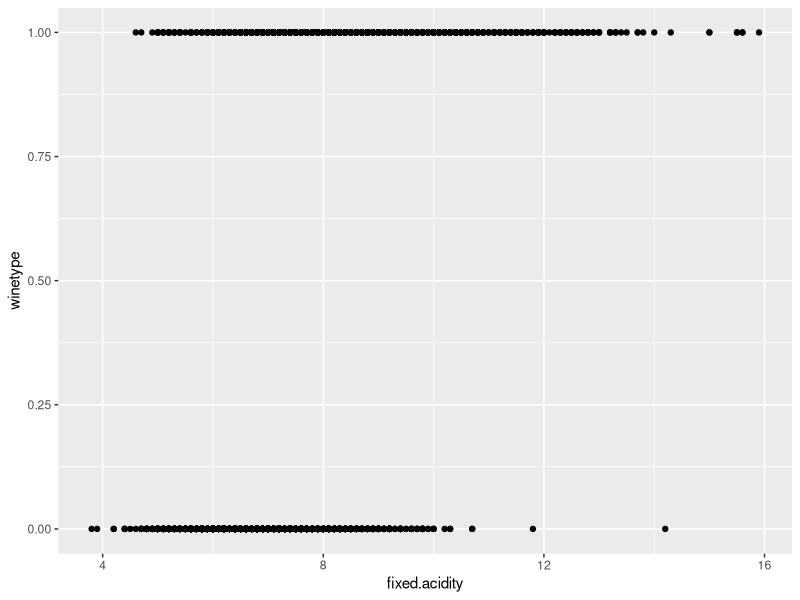
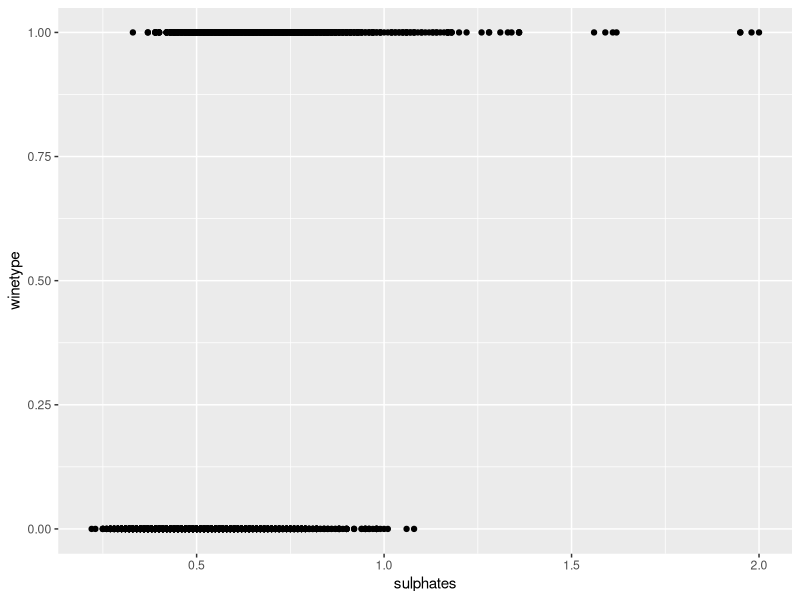
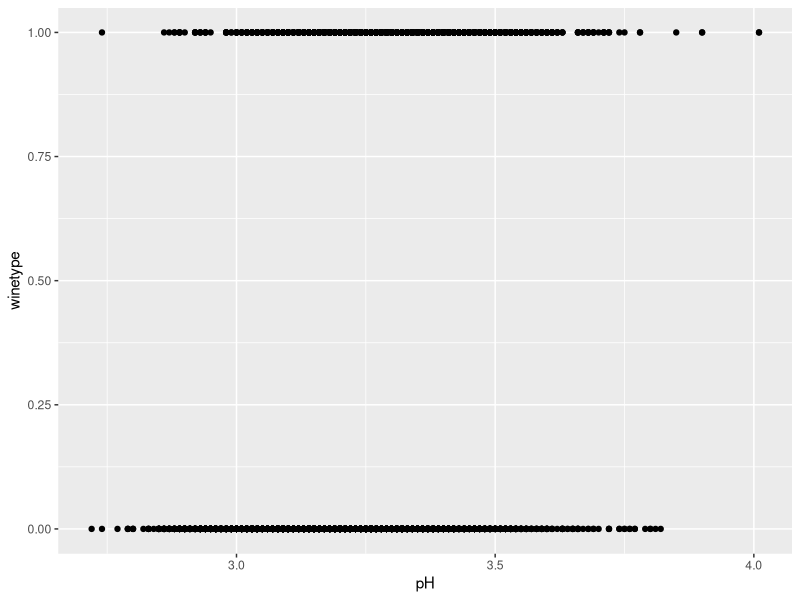
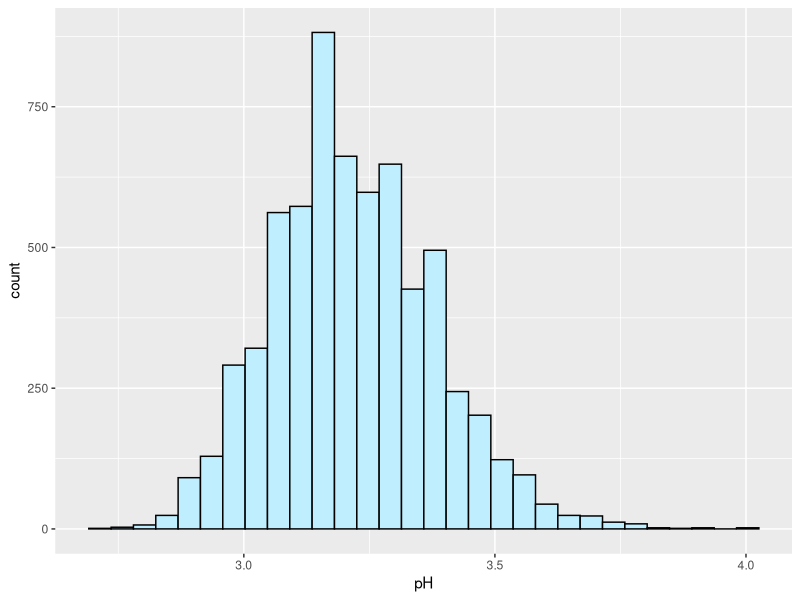
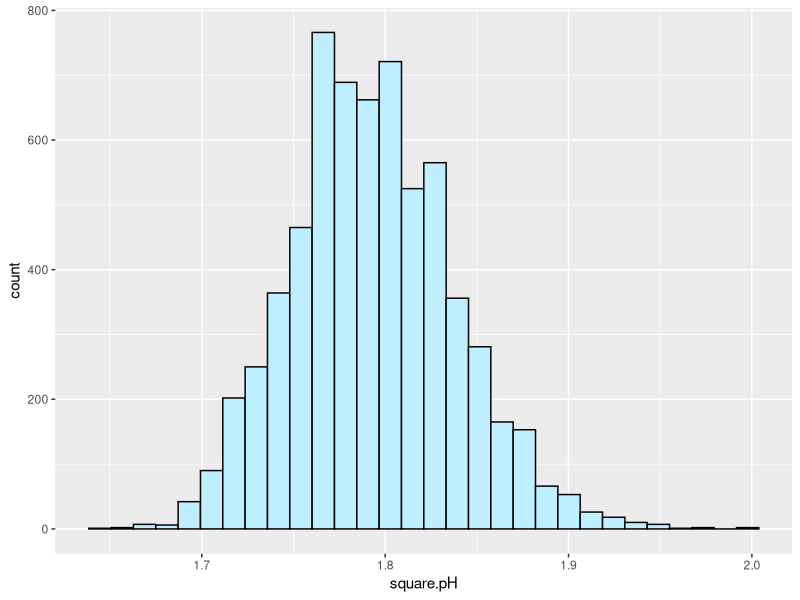
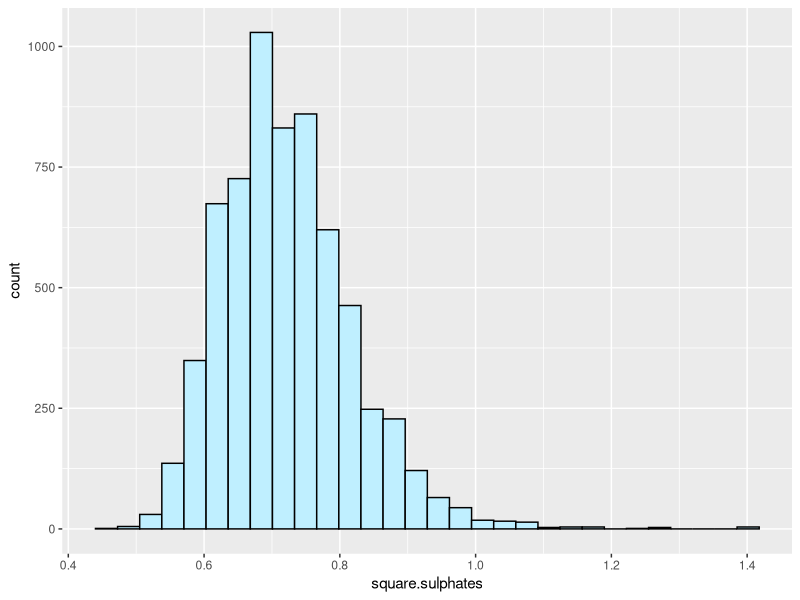
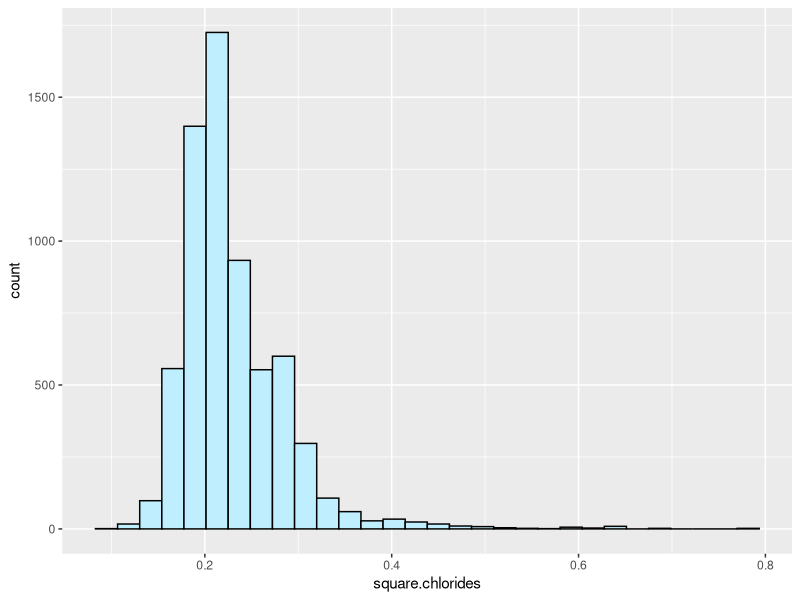
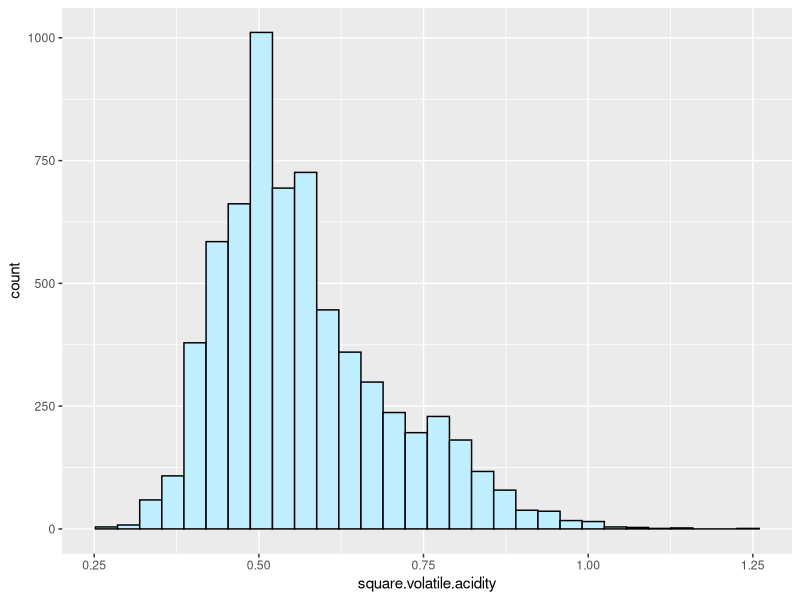

The R script that drew these images, in order:
library(tidyverse)
library(ggplot2)
library(psych)
library(car)

redwine <- read.csv("winequality-red.csv")
whitewine <- read.csv("winequality-white.csv")

# 1 = red, 0 = white. Combined datasets.
df <- rbind(redwine, whitewine)

ggplot(df, aes(y=winetype, x=fixed.acidity)) + geom_point() 
ggplot(df, aes(y=winetype, x=sulphates)) + geom_point() 
ggplot(df, aes(y=winetype, x=pH)) + geom_point() 

ggplot(df, aes(x=pH)) + geom_histogram(color='black',fill='lightblue1') 

df$square.pH <- sqrt(df$pH)
ggplot(df, aes(x=square.pH)) + geom_histogram(color='black',fill='lightblue1')

df$square.sulphates <- sqrt(df$sulphates)
ggplot(df, aes(x=square.sulphates)) + geom_histogram(color='black',fill='lightblue1')

df$square.chlorides <- sqrt(df$chlorides)
ggplot(df, aes(x=square.chlorides)) + geom_histogram(color='black',fill='lightblue1')

df$square.volatile.acidity <- sqrt(df$volatile.acidity)
ggplot(df, aes(x=square.volatile.acidity)) + geom_histogram(color='black',fill='lightblue1')

df$square.total.sulfur.dioxide <- sqrt(df$total.sulfur.dioxide)
ggplot(df, aes(x=square.total.sulfur.dioxide)) + geom_histogram(color='black',fill='lightblue1')

df$square.density <- sqrt(df$density)
ggplot(df, aes(x=square.density)) + geom_histogram(color='black',fill='lightblue1')

# Logistic regression model 

model <- glm(winetype ~ square.pH + square.sulphates + square.chlorides +
               square.volatile.acidity + square.total.sulfur.dioxide + square.density, data = df, family = "binomial")
summary(model)
coef(model)
confint(model)
exp(confint(model))


# Multicollinearity

vif(model)
1/vif(model)
mean(vif(model))

df$log.pH.int <- log(df$square.pH)*df$square.pH
df$log.sulphates.int <- log(df$square.sulphates)*df$square.sulphates
df$log.chlorides.int <- log(df$square.chlorides)*df$square.chlorides
df$log.volatile.acidity.int <- log(df$square.volatile.acidity)*df$square.volatile.acidity
df$log.total.sulfur.dioxide.int <- log(df$square.total.sulfur.dioxide)*df$square.total.sulfur.dioxide
df$log.density.int <- log(df$square.density)*df$square.density

linearity <- glm(winetype ~ square.pH + square.sulphates + square.chlorides +
                   square.volatile.acidity + square.total.sulfur.dioxide + square.density +
                   log.pH.int + log.sulphates.int + log.chlorides.int + log.volatile.acidity.int + 
                   log.total.sulfur.dioxide.int + log.density.int, data = df, family = binomial())
summary(linearity)

# Independence of errors
durbinWatsonTest(model)

# Cook's distance
plot(sort(cooks.distance(model), decreasing=TRUE))
max(cooks.distance(model))

table1 <- data.frame(Variable = c("Intercept","squareroot.pH","squareroot.sulphates","squareroot.chlorides","squareroot.volatile.acidity","squareroot.total.sulfur.dioxide","squareroot.density"),
                     pvalue = c("< .001","< .001","< .001","< .001","< .001","< .001","< .001"))

  
table2 <- data.frame(Variable = c("log.pH.int","log.sulphates.int","log.chlorides.int","log.volatile.acidity.int","log.total.sulfur.dioxide.int","log.density.int"),
                     Coefficient = c(-177.38,-11.68,-76.04,-9.03,11.78,-175042.27),
                     Pvalue = c(".22",".36","< .001",".30",".75",".24"))

table3 <- data.frame(VIF = vif(model))
table3$Reciprocal.VIF <- data.frame(1/vif(model))[,1]

# Model interpretation, fit, analysis
modelChi <- model$null.deviance - model$deviance
chidf <- model$df.null - model$df.residual
chidf
chisq.prob <- 1 - pchisq(modelChi, chidf)
chisq.prob
R2.hl<-modelChi/model$null.deviance
R2.hl
